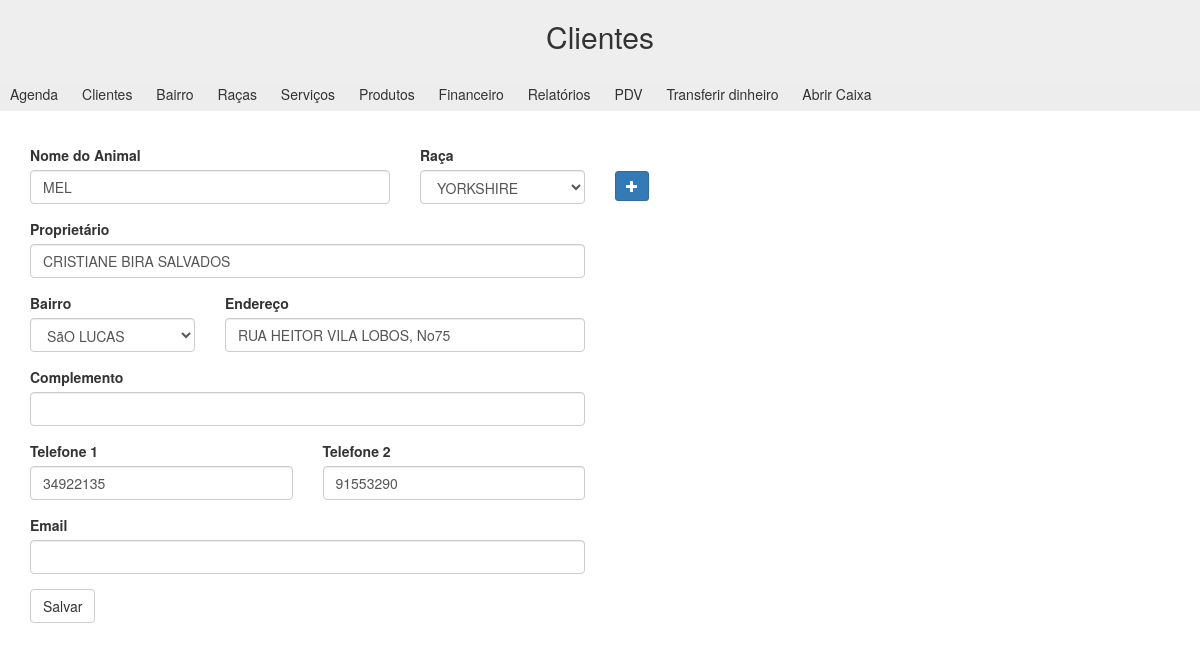
/view/client/SaveClient.php?idClient=2, run on the app's committed database.
### tables this page shows
CREATE TABLE `client` (
  `idClient` int(10) UNSIGNED NOT NULL,
  `breed_idBreed` int(10) UNSIGNED NOT NULL,
  `address_idAddress` int(10) UNSIGNED NOT NULL,
  `owner` varchar(250) NOT NULL,
  `idOwner` int(11) NOT NULL,
  `nameAnimal` varchar(255) NOT NULL,
  `addressNumber` varchar(255) NOT NULL,
  `addressComplement` varchar(255) DEFAULT NULL,
  `phone1` bigint(20) NOT NULL,
  `phone2` bigint(20) DEFAULT NULL,
  `email` varchar(255) DEFAULT NULL
);

### dao/ClientDAO.php (called while the page is built, shortened)
<?php
class ClientDAO {
      public function __construct() {
          $path = $_SERVER['DOCUMENT_ROOT'];
          include_once($path."/bichoensaboado/class/Conexao.php");
          include_once($path."/bichoensaboado/class/ClientClass.php");
          include_once($path."/bichoensaboado/dao/AddressDAO.php");
          include_once($path."/bichoensaboado/dao/BreedDAO.php");
      }
      public function SearchAnimalsSameOwner($idClient) {
          try {
              $sql = "SELECT * FROM client WHERE idOwner = (SELECT idOwner FROM client WHERE idClient = :idClient)";
              $p_sql = Conexao::getInstance()->prepare($sql);
              $p_sql->bindValue(":idClient", $idClient);
              $p_sql->execute();
              $list = $p_sql->fetchAll(PDO::FETCH_ASSOC);
              $f_list = array();
              foreach ($list as $row)
                  $f_list[] = $this->ShowObject($row);
              return $f_list;
          } catch (Exception $e) {
              print "Ocorreu um erro ao tentar executar esta ação, tente novamente mais tarde.";
          }
      }
      private function ShowObject($row) {
          $client = new ClientClass();
          $client->idClient          = ($row['idClient']);
          $client->owner             = ($row['owner']);
          $client->idOwner           = ($row['idOwner']);
          $client->nameAnimal        = ($row['nameAnimal']);
          $client->breed             = BreedDAO::getInstance()->SearchId($row['breed_idBreed']);
          $client->address           = AddressDAO::getInstance()->SearchId($row['address_idAddress']);
          $client->addressNumber     = ($row['addressNumber']);
          $client->addressComplement = ($row['addressComplement']);
          $client->phone1            = ($row['phone1']);
          $client->phone2            = ($row['phone2']);
          $client->email             = ($row['email']);
          return $client;
      }
  }
  ?>

### class/Conexao.php (called while the page is built, shortened)
 <?php
    $path = $_SERVER['DOCUMENT_ROOT'];
    class Conexao {
        public static $instance;
        public static function getInstance() {
            if (!isset(self::$instance)) {
                self::$instance = new PDO('mysql:host='.HOST_BD.';port='.PORT_BD.';dbname='.NAME_BD, USER_BD, KEY_BD);
                self::$instance->setAttribute(PDO::ATTR_ERRMODE, PDO::ERRMODE_EXCEPTION);
                self::$instance->setAttribute(PDO::ATTR_ORACLE_NULLS, PDO::NULL_EMPTY_STRING);
            }
            return self::$instance;
        }
    }
?>

### dao/BreedDAO.php (called while the page is built, shortened)
<?php
class BreedDAO {
      public static $instance;
      public function __construct() {
          $path = $_SERVER['DOCUMENT_ROOT'];
          include_once($path."/bichoensaboado/class/Conexao.php");
          include_once($path."/bichoensaboado/class/BreedClass.php");
      }
      public static function getInstance() {
          if (!isset(self::$instance))
              self::$instance = new BreedDAO();
          return self::$instance;
      }
      public function SearchId($idBreed) {
          try {
              $sql = "SELECT * FROM breed WHERE idBreed = :idBreed";
              $p_sql = Conexao::getInstance()->prepare($sql);
              $p_sql->bindValue(":idBreed", $idBreed);
              $p_sql->execute();
              return $this->ShowObject($p_sql->fetch(PDO::FETCH_ASSOC));
          } catch (Exception $e) {
              print "Ocorreu um erro ao tentar executar esta ação, tente novamente mais tarde.";
          }
      }
      public function SearchAll() {
          try {
              $sql = "SELECT * FROM breed order by nameBreed";
              $result = Conexao::getInstance()->query($sql);
              $list = $result->fetchAll(PDO::FETCH_ASSOC);
              $f_list = array();
              foreach ($list as $row)
                  $f_list[] = $this->ShowObject($row);
              return $f_list;
          } catch (Exception $e) {
              print "Ocorreu um erro ao tentar executar esta aÃ§Ã£o, tente novamente mais tarde.";
          }
      }
      private function ShowObject($row) {
          $breed = new BreedClass();
          $breed->BreedClass($row['idBreed'], $row['nameBreed']);
          return $breed;
      }
  }
  ?>

### dao/AddressDAO.php (called while the page is built, shortened)
<?php
class AddressDAO {
      public static $instance;
      public function __construct() {
          $path = $_SERVER['DOCUMENT_ROOT'];
          include_once($path."/bichoensaboado/class/Conexao.php");
          include_once($path."/bichoensaboado/class/AddressClass.php");
      }
      public static function getInstance() {
          if (!isset(self::$instance))
              self::$instance = new AddressDAO();
          return self::$instance;
      }
      public function SearchId($idAddress) {
          try {
              $sql = "SELECT * FROM address WHERE idAddress = :idAddress";
              $p_sql = Conexao::getInstance()->prepare($sql);
              $p_sql->bindValue(":idAddress", $idAddress);
              $p_sql->execute();
              return $this->ShowObject($p_sql->fetch(PDO::FETCH_ASSOC));
          } catch (Exception $e) {
              print "Ocorreu um erro ao tentar executar esta ação, tente novamente mais tarde.";
          }
      }
      public function SearchAll() {
          try {
              $sql = "SELECT * FROM address order by district";
              $result = Conexao::getInstance()->query($sql);
              $list = $result->fetchAll(PDO::FETCH_ASSOC);
              $f_list = array();
              foreach ($list as $row)
                  $f_list[] = $this->ShowObject($row);
              return $f_list;
          } catch (Exception $e) {
              print "Ocorreu um erro ao tentar executar esta ação, tente novamente mais tarde.";
          }
      }
      private function ShowObject($row) {
          $address = new AddressClass();
          $address->AddressClass($row['idAddress'], $row['district'], $row['street'], $row['valuation']);
          return $address;
      }
  }
  ?>

### class/ClientClass.php (called while the page is built, shortened)
<?php
class ClientClass{
     public function __get($property) {
            if (property_exists($this, $property)) {
                return $this->$property;
            }
    }
}
?>

### class/BreedClass.php (called while the page is built, shortened)
<?php
class BreedClass{
    function BreedClass($idBreed, $nameBreed){
         $this->idBreed = $idBreed;
         $this->nameBreed = $nameBreed;
    }
     public function __get($property) {
            if (property_exists($this, $property)) {
                return $this->$property;
            }
    }
}
?>

### class/AddressClass.php (called while the page is built, shortened)
<?php
class AddressClass{
    function AddressClass($idAddress, $district, $street, $valuation){
         $this->idAddress = $idAddress;
         $this->district = $district;
    }
     public function __get($property) {
            if (property_exists($this, $property)) {
                return $this->$property;
            }
    }
}
?>

### view/client/SaveClient.php (the view, shortened to what this page needs)
<?php
    if(empty($_GET['idClient'])){
        $idClient = '';
    }else{
        $idClient = $_GET['idClient'];
    }
    $path = $_SERVER['DOCUMENT_ROOT'];
    include_once($path."/bichoensaboado/dao/BreedDAO.php");
    include_once($path."/bichoensaboado/dao/AddressDAO.php");
    include_once($path."/bichoensaboado/dao/ClientDAO.php");
    $breedDao = new BreedDAO();
    $breedList = $breedDao->SearchAll();
    $addressDao = new AddressDAO();
    $addressList = $addressDao->SearchAll();
    $clientDao = new ClientDAO();
    $client = $clientDao->SearchAnimalsSameOwner($idClient);
?>
<!DOCTYPE html>
<html>
    <head>
        <link rel="stylesheet" href="../../css/bootstrap-3.3.7-dist/css/bootstrap.css">
        <link rel="stylesheet" href="../../css/stylePages.css?v=<?=rand(100, 500)?>">
    </head>
    <body>
        <div class="jumbotron">
            <h2>Clientes</h2>
        </div>
        <?php
            include_once($path."/bichoensaboado/view/inc/inc.php");
        ?>
        <form action="../../controller/Manager.php" method="POST">
            <div class="container">
            <?php for($i=0; $i<count($client); $i++){ ?>
                <div class="row">
                    <div class="col-xs-4 col-sm-4 col-lg-4 col-md-4">
                        <div class="form-group">
                            <label for="nameAnimal">Nome do Animal</label>
                            <input type="text" id="nameAnimal" name="nameAnimal[]" class="form-control" value="<?=$client[$i]->nameAnimal?>" required>
                        </div>
                    </div>
                    <div class="col-xs-2 col-sm-2 col-lg-2 col-md-2">
                        <div class="form-group">
                            <label for="breed">Raça</label>
                            <select id="breed" name="breed[]" class="form-control" required>
                                <?php
                                    foreach($breedList as $breed){
                                        if($client[$i]->breed->idBreed == $breed->idBreed){
                                ?>
                                 <option value=<?=$breed->idBreed?> selected>
                                    <?=$breed->nameBreed?>
                                 </option>
                                <?php
                                        }else{
                                ?>
                                <option value=<?=$breed->idBreed?> >
                                    <?=$breed->nameBreed?>
                                 </option>
                                <?php
                                        }
                                    }
                                ?>
                            </select>
                        </div>
                    </div>
                    <div class="col-xs-1 col-sm-1 col-lg-1 col-md-1">
                        <div class="form-group">
                            <a style="margin-top: 38%;" class='btn btn-primary btn-sm' onClick='addRowAnimal();'>
                                <span class='glyphicon glyphicon-plus'></span>
                            </a>
                        </div>
                    </div>
                </div>
            <?php } ?>
                <div class="row">
                    <div class="col-xs-6 col-sm-6 col-lg-6 col-md-6">
                        <div class="form-group">
                            <label for="owner">Proprietário</label>
                            <input type="text" id="owner" name="owner" class="form-control" value="<?=$client[0]->owner?>" required>
                        </div>
                    </div>
                </div>
                <div class="row">
                    <div class="col-xs-2 col-sm-2 col-lg-2 col-md-2">
                        <div class="form-group">
                            <label for="address">Bairro</label>
                            <select id="address" name="address" class="form-control" required>
                                <?php
                                    foreach($addressList as $address){
                                        if($client[0]->address->idAddress == $address->idAddress){
                                ?>
                                 <option value=<?=$address->idAddress?> selected>
                                    <?=$address->district?>
                                 </option>
                                <?php
                                        }else{
                                ?>
                                <option value=<?=$address->idAddress?>>
                                    <?=$address->district?>
                                 </option>
                                <?php
                                        }
                                    }
                                ?>
                            </select>
                        </div>
                    </div>
                    <div class="col-xs-4 col-sm-4 col-lg-4 col-md-4">
                        <div class="form-group">
                            <label for="addressNumber">Endereço</label>
                            <input type="text" id="addressNumber" name="addressNumber" class="form-control" value="<?=$client[0]->addressNumber?>">
                        </div>
                    </div>
                </div>
                <div class="row">
                    <div class="col-xs-6 col-sm-6 col-lg-6 col-md-6">
                        <div class="form-group">
                            <label for="addressComplement">Complemento</label>
                            <input type="text" id="addressComplement" name="addressComplement" class="form-control" value="<?=$client[0]->addressComplement?>">
                        </div>
                    </div>
                </div>
                <div class="row">
                    <div class="col-xs-3 col-sm-3 col-lg-3 col-md-3">
                        <div class="form-group">
                            <label for="phone1">Telefone 1</label>
                            <input type="text" id="phone1" name="phone1" class="form-control" value="<?=$client[0]->phone1?>" required>
                        </div>
                    </div>
                    <div class="col-xs-3 col-sm-3 col-lg-3 col-md-3">
                        <div class="form-group">
                            <label for="phone2">Telefone 2</label>
                            <input type="text" id="phone2" name="phone2" class="form-control" value="<?=$client[0]->phone2?>">
                        </div>
                    </div>
                </div>
                <div class="row">
                    <div class="col-xs-6 col-sm-6 col-lg-6 col-md-6">
                        <div class="form-group">
                            <label for="email">Email</label>
                            <input type="text" id="email" name="email" class="form-control"  value="<?=$client[0]->email?>">
                        </div>
                    </div>
                </div>
                <div class="row">
                    <div class="col-xs-8 col-sm-8 col-lg-8 col-md-8">
                        <div class="form-group">
                            <button type="submit" class="btn btn-default">Salvar</button>
                        </div>
                    </div>
                </div>
            </div>
        </form>
    </body>
</html>

### css/stylePages.css (style rules this page uses)
h2 { text-align: center; }
.jumbotron { margin-top: -4%; }

### data on the page
client: nameAnimal "MEL", owner "CRISTIANE BIRA SALVADOS", addressNumber "RUA HEITOR VILA LOBOS, No75", phone1 "34922135", phone2 "91553290"

### other printed values
$textLink "Abrir Caixa"
form field value "YORKSHIRE"
form field address "SãO LUCAS"
